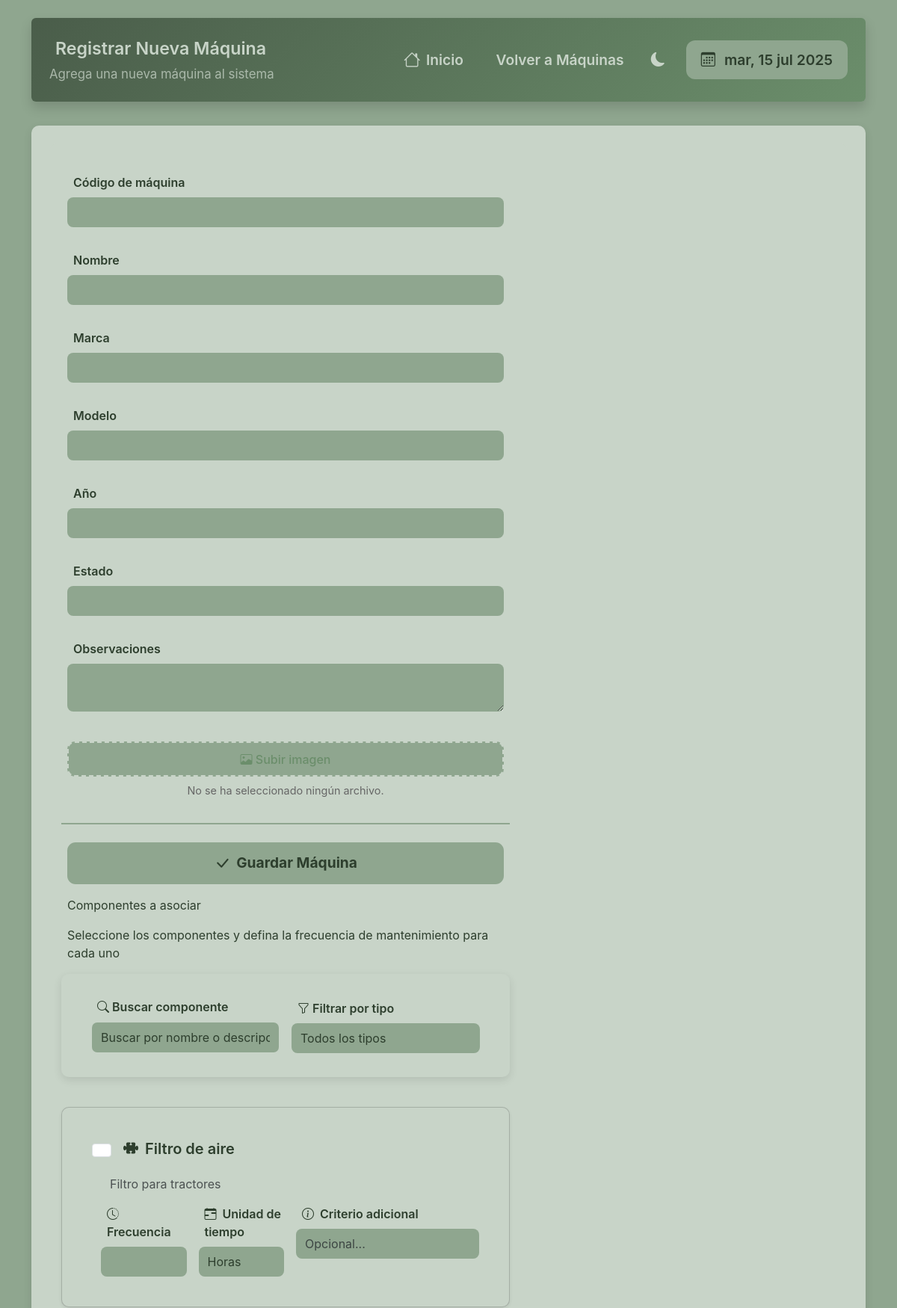
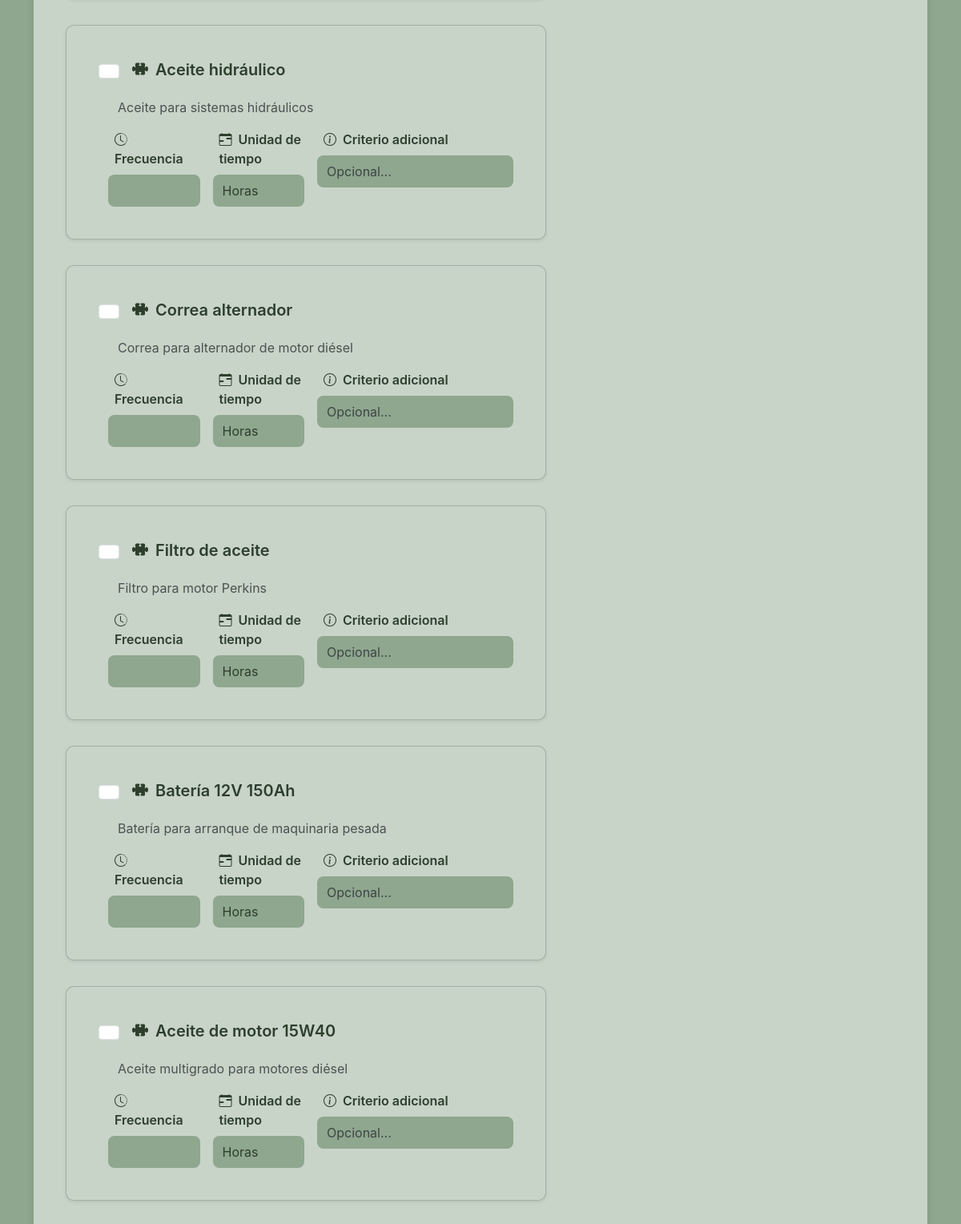
The page /maquina/agregar (upper part) on the database its author committed (2 pictures, top to bottom).
### sistema_gestion_agricola/models/componente.py (models this page shows)
class Componente(db.Model):
    __tablename__ = 'componentes'
    ID = db.Column(db.Integer, primary_key=True, autoincrement=True)
    ID_Componente = db.Column(db.String, unique=True)
    Nombre = db.Column(db.String, nullable=False)
    Descripcion = db.Column(db.String)
    Tipo = db.Column(db.String)
    Foto = db.Column(db.String)
    Marca = db.Column(db.String)
    Modelo = db.Column(db.String)
    Precio = db.Column(db.Float)

### sistema_gestion_agricola/routes/maquinas.py (the view, shortened to what this page needs)
@maquinas_bp.route('/agregar', methods=['GET', 'POST'])
def agregar_maquina():
    from werkzeug.utils import secure_filename
    from flask import current_app
    import os
    conn = get_db_connection()
    componentes = conn.execute('SELECT * FROM componentes').fetchall()
    conn.close()
    return render_template('maquinas/agregar.html', componentes=componentes)

### sistema_gestion_agricola/utils/db.py (called while the page is built)
def get_db_connection():
    conn = sqlite3.connect('sistema_gestion_agricola.db', timeout=10)
    conn.row_factory = sqlite3.Row
    return conn

### sistema_gestion_agricola/templates/maquinas/agregar.html (shortened to what this page needs)
{% extends "base.html" %}
{% block content %}
<div class="page-wrapper">
    <div class="dashboard-header hidden-item p-4 shadow rounded">
        <div class="header-topbar">
            <div class="header-title">
                <h2 class="section-title"> Registrar Nueva Máquina</h2>
                <p class="section-subtitle d-none d-md-block opacity-75">Agrega una nueva máquina al sistema</p>
            </div>
            <div class="header-controls">
                <a href="{{ url_for('index') }}"
                    class="btn btn-outline-primary btn-sm ms-2">
                    <i class="bi bi-house"></i>
                    <span class="d-none d-md-block d-md-inline">Inicio</span>
                </a>
                <a href="{{ url_for('maquinas.listar_maquinas') }}"
                    class="btn btn-outline-primary btn-sm ms-2">
                    <span class="d-none d-md-block d-md-inline">Volver a Máquinas</span>
                </a>
                <button class="theme-toggle" id="themeToggle">
                    <i class="bi bi-moon-fill" id="themeIcon"></i>
                </button>
                <div class="calendar-badge fs-6 d-none d-lg-block">
                    <i class="bi bi-calendar3"></i> <span id="current-date"></span>
                </div>
            </div>
        </div>
    </div>
    <div class="card-section hidden-item mb-4">
        <div class="mt-0 card-section hidden-item" style="box-shadow: none;">
        <form method="POST" enctype="multipart/form-data" novalidate
            class="mt-0 hidden-item row g-3 needs-validation">
            <div class="mb-3">
                <label for="codigo" class="form-label">Código de máquina</label>
                <input type="text" name="codigo" id="codigo" class="form-control" required>
            </div>
            <div class="mb-3">
                <label for="nombre" class="form-label">Nombre</label>
                <input type="text" name="nombre" id="nombre" class="form-control" required>
            </div>
            <div class="mb-3">
                <label for="marca" class="form-label">Marca</label>
                <input type="text" name="marca" id="marca" class="form-control">
            </div>
            <div class="mb-3">
                <label for="modelo" class="form-label">Modelo</label>
                <input type="text" name="modelo" id="modelo" class="form-control">
            </div>
            <div class="mb-3">
                <label for="anio" class="form-label">Año</label>
                <input type="number" name="anio" id="anio" class="form-control">
            </div>
            <div class="mb-3">
                <label for="estado" class="form-label">Estado</label>
                <input type="text" name="estado" id="estado" class="form-control">
            </div>
            <div class="mb-3">
                <label for="observaciones" class="form-label">Observaciones</label>
                <textarea name="observaciones" id="observaciones" class="form-control"></textarea>
            </div>
            <div class="custom-file-upload mb-3">
                <label for="foto" class="upload-label">
                    <i class="bi bi-image"></i> Subir imagen
                </label>
                <div id="file-name" class="file-name-preview">
                    {% if maquina and maquina.Foto %}
                        Imagen actual: {{ maquina.Foto }}
                    {% else %}
                        No se ha seleccionado ningún archivo.
                    {% endif %}
                </div>
            </div>
            <div class="d-flex gap-3 mt-2 pt-2 custom-border justify-content-center">
                <button type="submit" class="btn btn-agri-primary w-100" style="border: transparent;">
                    <i class="bi bi-check-lg"></i> Guardar Máquina
                </button>
            </div>
            <h4>Componentes a asociar</h4>
            <p>Seleccione los componentes y defina la frecuencia de mantenimiento para cada uno</p>
            <div class="card-section hidden-item mb-4" style="padding: 2rem 2.5rem;">
                <div class="row g-3 align-items-end">
                    <div class="col-md-6">
                    <label for="searchInput" class="form-label">
                        <i class="bi bi-search"></i> Buscar componente
                    </label>
                    <input type="text" class="form-control" id="searchInput" placeholder="Buscar por nombre o descripción...">
                    </div>
                    <div class="col-md-6">
                    <label for="filterType" class="form-label">
                        <i class="bi bi-funnel"></i> Filtrar por tipo
                    </label>
                    <select class="form-select" id="filterType">
                        <option value="">Todos los tipos</option>
                    </select>
                    </div>
                </div>
            </div>
            {% for c in componentes %}
            <div class="component-card card shadow-sm mb-3 hidden-item"
                data-name="{{ c.Nombre|lower }}"
                data-description="{{ c.Descripcion|lower }}"
                data-type="{{ c.Tipo|lower if c.Tipo else '' }}">
                <div class="card-body d-flex flex-column">
                    <div class="d-flex align-items-center mb-2">
                    <input type="checkbox"
                            id="comp_{{ c.ID_Componente }}"
                            name="componentes_seleccionados"
                            value="{{ c.ID_Componente }}"
                            class="form-check-input me-2 mt-0">
                    <label for="comp_{{ c.ID_Componente }}" class="form-check-label fw-semibold fs-5">
                        <i class="bi bi-puzzle-fill me-1"></i>
                        {{ c.Nombre }}
                    </label>
                    </div>
                    <p class="text-muted mb-3 ms-4">
                    {{ c.Descripcion or "Sin descripción" }}
                    </p>
                    <div class="row g-3 ms-1">
                    <div class="col-md-3">
                        <label for="frecuencia_{{ c.ID_Componente }}" class="form-label">
                        <i class="bi bi-clock-history me-1"></i> Frecuencia
                        </label>
                        <input type="number"
                            name="frecuencia_{{ c.ID_Componente }}"
                            id="frecuencia_{{ c.ID_Componente }}"
                            class="form-control"
                            min="1">
                    </div>
                    <div class="col-md-3">
                        <label for="unidad_{{ c.ID_Componente }}" class="form-label">
                        <i class="bi bi-calendar-range me-1"></i> Unidad de tiempo
                        </label>
                        <select name="unidad_{{ c.ID_Componente }}"
                                id="unidad_{{ c.ID_Componente }}"
                                class="form-select">
                        <option value="horas">Horas</option>
                        </select>
                    </div>
                    <div class="col-md-6">
                        <label for="criterio_{{ c.ID_Componente }}" class="form-label">
                        <i class="bi bi-info-circle me-1"></i> Criterio adicional
                        </label>
                        <input type="text"
                            name="criterio_{{ c.ID_Componente }}"
                            id="criterio_{{ c.ID_Componente }}"
                            class="form-control"
                            placeholder="Opcional...">
                    </div>
                    </div>
                </div>
            </div>
            {% endfor %}
        </form>
    </div>
</div>
{% endblock %}

### sistema_gestion_agricola/static/css/base.css (style rules this page uses)
html, body, div, span, applet, object, iframe, h1, h2, h3, h4, h5, h6, p, blockquote, pre, a, abbr, acronym, address, big, cite, code, del, dfn, em, img, ins, kbd, q, s, samp, small, strike, strong, sub, sup, tt, var, b, u, i, center, dl, dt, dd, ol, ul, li, fieldset, form, label, legend, table, caption, tbody, tfoot, thead, tr, th, td, article, aside, canvas, details, embed, figure, figcaption, footer, header, hgroup, menu, nav, output, ruby, section, summary, time, mark, audio, video { margin: 0; padding: 0; border: 0; font-size: 100%; font: inherit; vertical-align: baseline; box-sizing: border-box; }
body { line-height: 1.5; font-family: 'Inter', 'Segoe UI', Arial, sans-serif; background: var(--bg-color); color: var(--text-color); min-height: 100vh; -webkit-font-smoothing: antialiased; -moz-osx-font-smoothing: grayscale; transition: var(--transition); }
a { color: var(--agri-green, #388e3c); text-decoration: none; transition: color 0.2s; }
input, select, textarea, button { font-family: inherit; font-size: 1rem; border-radius: 6px; border: 1px solid var(--border-color, #e9ecef); padding: 0.5em 0.75em; outline: none; transition: border-color 0.2s, box-shadow 0.2s; }
button { cursor: pointer; border: none; background: none; }
.mt-2 { margin-top: 1rem !important; }
.mb-2 { margin-bottom: 1rem !important; }
.w-100 { width: 100% !important; }
.h-100 { height: 100% !important; }
.d-flex { display: flex !important; }
.flex-column { flex-direction: column !important; }
.align-items-center { align-items: center !important; }
.justify-content-center { justify-content: center !important; }
*, *::before, *::after { box-sizing: border-box; }

### sistema_gestion_agricola/static/css/theme.css (style rules this page uses)
:root { --agri-green-primary: #6b8e6b; --agri-green-secondary: #8fa68f; --agri-green-tertiary: #a8bba8; --agri-green-dark: #4a5d4a; --agri-green-darker: #3a4a3a; --agri-green-light: #e8f0e8; --agri-green-muted: #c8d4c8; --card-bg: var(--agri-green-primary); --text-color: #2d3e2d; --radius: 8px; --transition: all 0.3s cubic-bezier(.4,2,.6,1); --hover-bg: var(--agri-green-tertiary); --btn-primary: var(--agri-green-primary); --btn-primary-hover: var(--agri-green-tertiary); --btn-secondary: var(--agri-green-primary); --btn-secondary-hover: var(--agri-green-dark); --btn-accent: var(--agri-green-primary); --btn-accent-hover: var(--agri-green-dark); --btn-neutral: var(--agri-green-muted); --btn-neutral-hover: var(--agri-green-secondary); --btn-disabled: var(--agri-green-darker); --btn-disabled-text: var(--agri-green-muted); }
[data-bs-theme="light"] { --bg-color: var(--agri-green-secondary); --text-color: #2d3e2d; --card-bg: var(--agri-green-muted) !important; --header-bg: linear-gradient(135deg, var(--agri-green-dark), var(--agri-green-primary)); --hover-bg: var(--agri-green-tertiary); --hover-text: var(--agri-green-darker); --agri-light: #f8fafc; --agri-dark: #2a2f2a; --btn-bg-primary: var(--agri-green-secondary); --btn-text-primary: var(--agri-green-dark); --btn-border-primary: var(--agri-green-dark); --btn-bg-secondary: var(--agri-green-dark); --btn-text-secondary: var(--bg-color); --btn-border-secondary: var(--bg-color); --btn-bg-tertiary: var(--agri-green-muted); --btn-text-tertiary: var(--agri-green-darker); --btn-border-tertiary: var(--agri-green-darker); }
body, .card-section, .dashboard-header, .btn, .badge { transition: var(--transition); }

### sistema_gestion_agricola/static/css/custom.css (style rules this page uses)
.custom-border { border-top: 2px solid var(--agri-green-secondary) !important; }
.custom-file-upload { margin-top: 0.5rem; }
.upload-label { display: inline-block; padding: 0.6rem 1rem; color: var(--agri-green-primary); background-color: var(--bg-color); border: 2px dashed var(--card-bg); border-radius: 10px; cursor: pointer; font-weight: 500; transition: background-color 0.3s; width: 100%; text-align: center; margin: 0 !important; margin-top: 1rem !important; }
.file-name-preview { margin-top: 0.5rem; font-size: 0.9rem; color: #666; text-align: center; }
.machine-card, .component-card, .providers-card { display: flex; flex-direction: column; cursor: pointer; }

### sistema_gestion_agricola/static/css/base-card.css (style rules this page uses)
.card, .card-section, .machine-card, .component-card, .machine-detail-card, .providers-card, .compact-panel, .card.detail-card { --card-radius: 10px; --card-padding: 1.5rem; --card-shadow: 0 4px 12px rgba(0, 0, 0, 0.1); --card-gap: 1.5rem; background: var(--card-bg); border-radius: var(--card-radius); box-shadow: var(--card-shadow); padding: var(--card-padding); margin-bottom: var(--card-gap); display: flex; flex-direction: column; }

### rows shown on the page
Componente: Nombre "Filtro de aire", Descripcion "Filtro para tractores", ID_Componente "Horas"
Componente: Nombre "Aceite hidráulico", Descripcion "Aceite para sistemas hidráulicos", ID_Componente "Horas"
Componente: Nombre "Correa alternador", Descripcion "Correa para alternador de motor diésel", ID_Componente "Horas"
Componente: Nombre "Filtro de aceite", Descripcion "Filtro para motor Perkins", ID_Componente "Horas"
Componente: Nombre "Batería 12V 150Ah", Descripcion "Batería para arranque de maquinaria pesada", ID_Componente "Horas"
Componente: Nombre "Aceite de motor 15W40", Descripcion "Aceite multigrado para motores diésel", ID_Componente "Horas"
